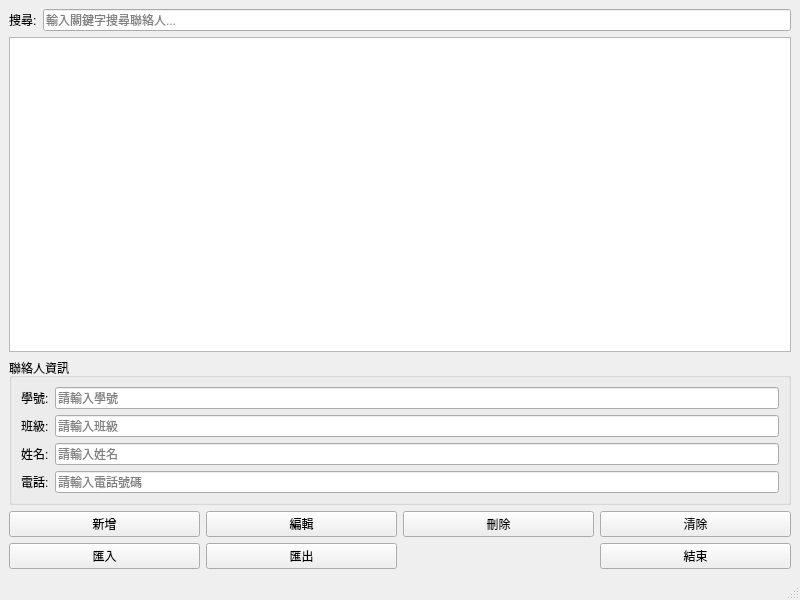
<?xml version="1.0" encoding="UTF-8"?>
<ui version="4.0">
 <class>MyContactBook</class>
 <widget class="QMainWindow" name="MyContactBook">
  <property name="geometry">
   <rect>
    <x>0</x>
    <y>0</y>
    <width>800</width>
    <height>600</height>
   </rect>
  </property>
  <property name="windowTitle">
   <string>MyContactBook</string>
  </property>
  <widget class="QWidget" name="centralwidget">
   <layout class="QHBoxLayout" name="horizontalLayout">
    <item>
     <layout class="QGridLayout" name="gridLayout_2">
      <item row="0" column="0">
       <layout class="QHBoxLayout" name="searchLayout">
        <item>
         <widget class="QLabel" name="label_search">
          <property name="text">
           <string>搜尋:</string>
          </property>
         </widget>
        </item>
        <item>
         <widget class="QLineEdit" name="lineEdit_search">
          <property name="placeholderText">
           <string>輸入關鍵字搜尋聯絡人...</string>
          </property>
          <property name="toolTip">
           <string>可搜尋學號、班級、姓名或電話</string>
          </property>
         </widget>
        </item>
       </layout>
      </item>
      <item row="1" column="0">
       <widget class="QTableWidget" name="tableWidget">
        <property name="toolTip">
         <string>聯絡人列表 - 點擊欄位標題可排序</string>
        </property>
       </widget>
      </item>
      <item row="2" column="0">
       <widget class="QGroupBox" name="groupBox">
        <property name="title">
         <string>聯絡人資訊</string>
        </property>
        <layout class="QFormLayout" name="formLayout">
         <item row="0" column="0">
          <widget class="QLabel" name="label">
           <property name="text">
            <string>學號:</string>
           </property>
          </widget>
         </item>
         <item row="0" column="1">
          <widget class="QLineEdit" name="lineEdit">
           <property name="placeholderText">
            <string>請輸入學號</string>
           </property>
           <property name="toolTip">
            <string>必填欄位</string>
           </property>
          </widget>
         </item>
         <item row="1" column="0">
          <widget class="QLabel" name="label_2">
           <property name="text">
            <string>班級:</string>
           </property>
          </widget>
         </item>
         <item row="1" column="1">
          <widget class="QLineEdit" name="lineEdit_2">
           <property name="placeholderText">
            <string>請輸入班級</string>
           </property>
          </widget>
         </item>
         <item row="2" column="0">
          <widget class="QLabel" name="label_3">
           <property name="text">
            <string>姓名:</string>
           </property>
          </widget>
         </item>
         <item row="2" column="1">
          <widget class="QLineEdit" name="lineEdit_3">
           <property name="placeholderText">
            <string>請輸入姓名</string>
           </property>
           <property name="toolTip">
            <string>必填欄位</string>
           </property>
          </widget>
         </item>
         <item row="3" column="0">
          <widget class="QLabel" name="label_4">
           <property name="text">
            <string>電話:</string>
           </property>
          </widget>
         </item>
         <item row="3" column="1">
          <widget class="QLineEdit" name="lineEdit_4">
           <property name="placeholderText">
            <string>請輸入電話號碼</string>
           </property>
          </widget>
         </item>
        </layout>
       </widget>
      </item>
      <item row="3" column="0">
       <layout class="QGridLayout" name="gridLayout">
        <item row="0" column="0">
         <widget class="QPushButton" name="pushButton">
          <property name="text">
           <string>新增</string>
          </property>
          <property name="toolTip">
           <string>新增聯絡人 (Enter)</string>
          </property>
          <property name="shortcut">
           <string>Return</string>
          </property>
         </widget>
        </item>
        <item row="0" column="1">
         <widget class="QPushButton" name="pushButton_edit">
          <property name="text">
           <string>編輯</string>
          </property>
          <property name="toolTip">
           <string>編輯選取的聯絡人</string>
          </property>
         </widget>
        </item>
        <item row="0" column="2">
         <widget class="QPushButton" name="pushButton_delete">
          <property name="text">
           <string>刪除</string>
          </property>
          <property name="toolTip">
           <string>刪除選取的聯絡人 (Del)</string>
          </property>
          <property name="shortcut">
           <string>Del</string>
          </property>
         </widget>
        </item>
        <item row="0" column="3">
         <widget class="QPushButton" name="pushButton_clear">
          <property name="text">
           <string>清除</string>
          </property>
          <property name="toolTip">
           <string>清除輸入欄位 (Esc)</string>
          </property>
          <property name="shortcut">
           <string>Esc</string>
          </property>
         </widget>
        </item>
        <item row="1" column="0">
         <widget class="QPushButton" name="pushButton_3">
          <property name="text">
           <string>匯入</string>
          </property>
          <property name="toolTip">
           <string>從檔案匯入聯絡人 (Ctrl+O)</string>
          </property>
          <property name="shortcut">
           <string>Ctrl+O</string>
          </property>
         </widget>
        </item>
        <item row="1" column="1">
         <widget class="QPushButton" name="pushButton_2">
          <property name="text">
           <string>匯出</string>
          </property>
          <property name="toolTip">
           <string>匯出聯絡人到檔案 (Ctrl+S)</string>
          </property>
          <property name="shortcut">
           <string>Ctrl+S</string>
          </property>
         </widget>
        </item>
        <item row="1" column="3">
         <widget class="QPushButton" name="pushButton_4">
          <property name="text">
           <string>結束</string>
          </property>
          <property name="toolTip">
           <string>結束程式 (Ctrl+Q)</string>
          </property>
          <property name="shortcut">
           <string>Ctrl+Q</string>
          </property>
         </widget>
        </item>
       </layout>
      </item>
     </layout>
    </item>
   </layout>
  </widget>
  <widget class="QMenuBar" name="menubar">
   <property name="geometry">
    <rect>
     <x>0</x>
     <y>0</y>
     <width>800</width>
     <height>21</height>
    </rect>
   </property>
  </widget>
  <widget class="QStatusBar" name="statusbar"/>
 </widget>
 <resources/>
 <connections/>
</ui>
